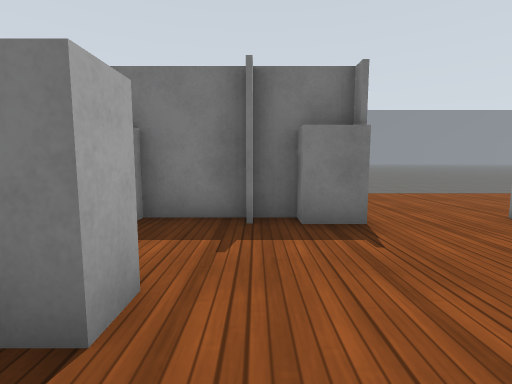
view 1 (above)

20 first-person views from a walk through a world built for the Gazebo simulator. The camera is 0.94 m above the floor, tilts 6° down and sees 85° across. The floor is counted in squares, 1 m on a side. Each view is taken from the middle of a square. On the plan, view 1 faces up. The plan holds only what a view shows up to about 11 squares ahead; the rest is blank. The robots in the file are not drawn. Gazebo's built-in surfaces are drawn with simple patterns.

view 2
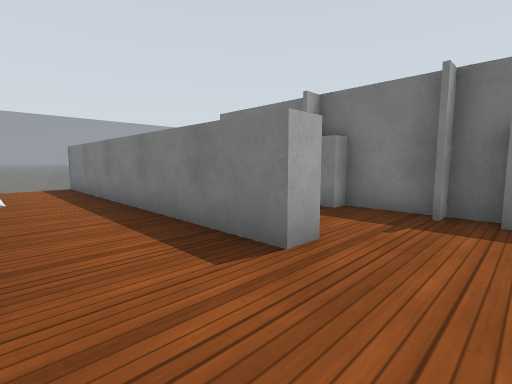

view 3
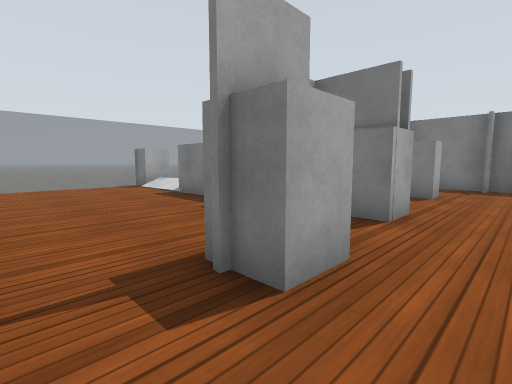

view 4
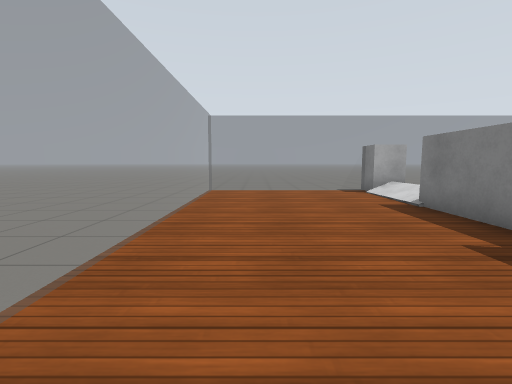

view 5
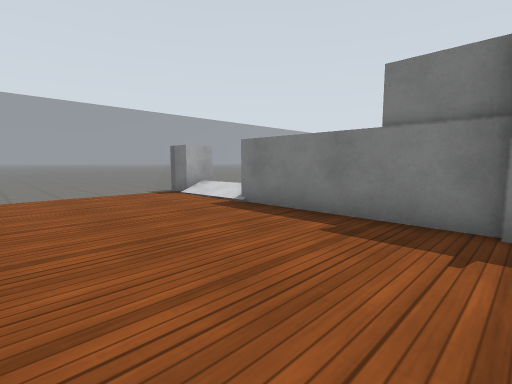

view 6
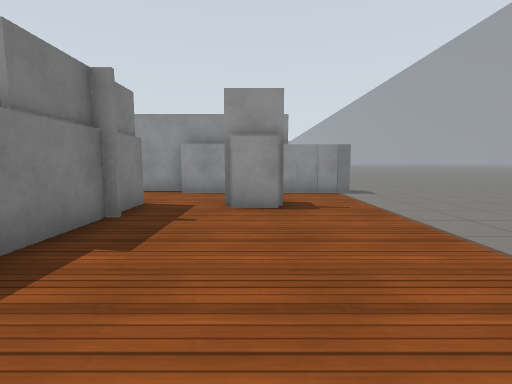

view 7
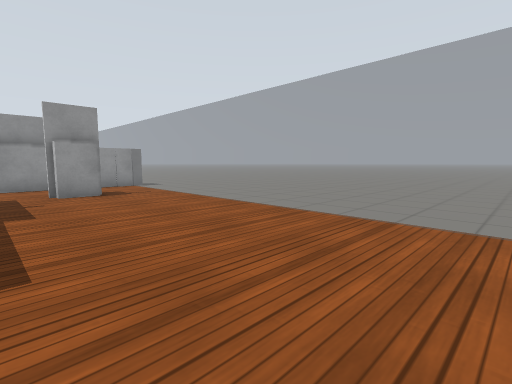

view 8
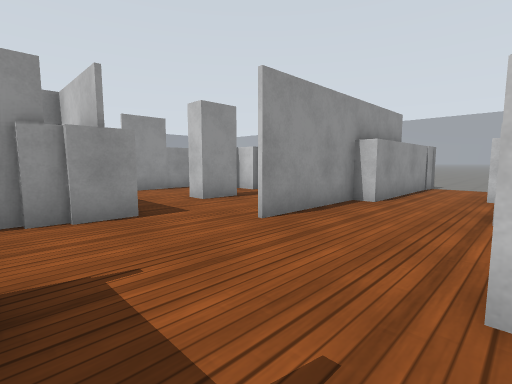

view 9
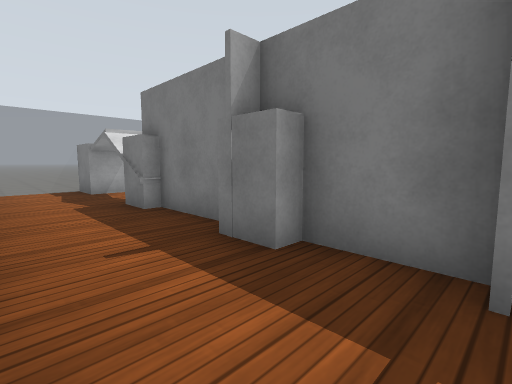

view 10
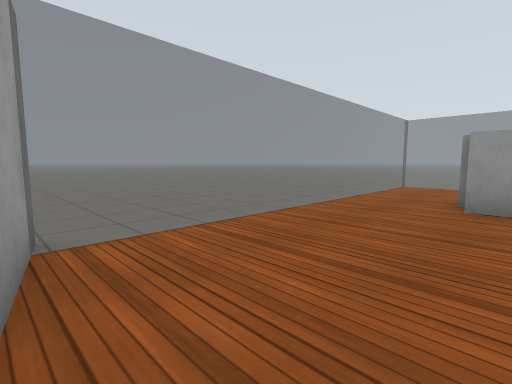

view 11
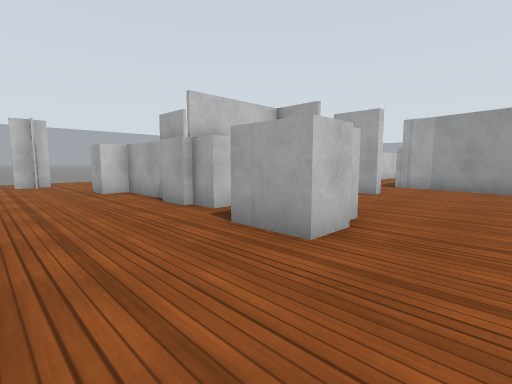

view 12
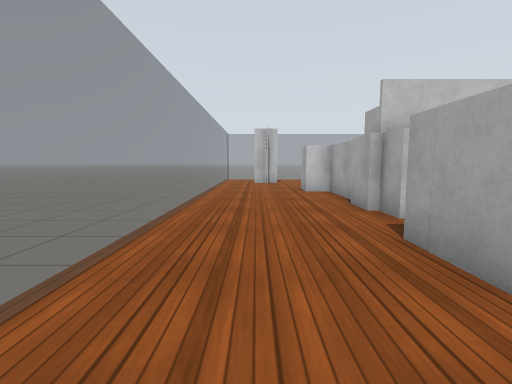

view 13
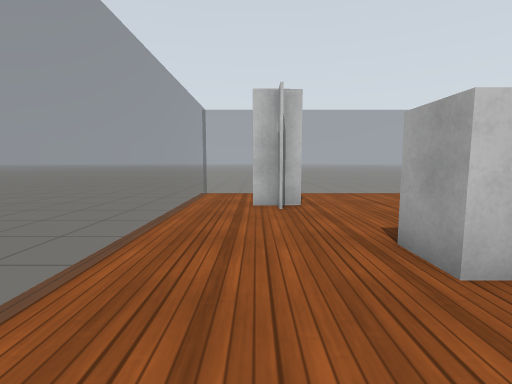

view 14
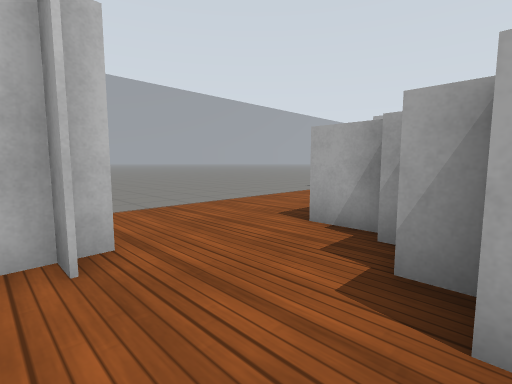

view 15
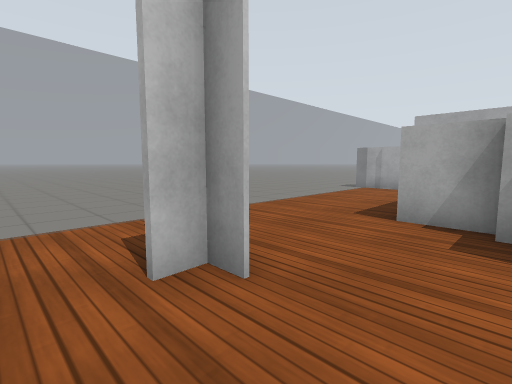

view 16
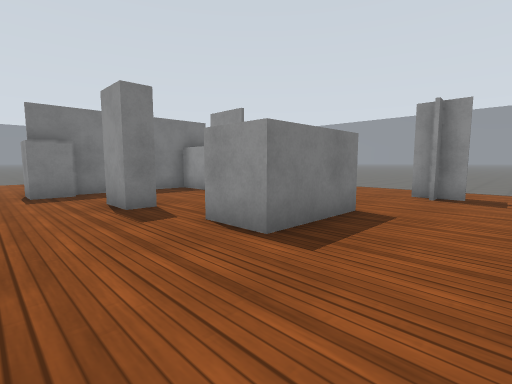

view 17
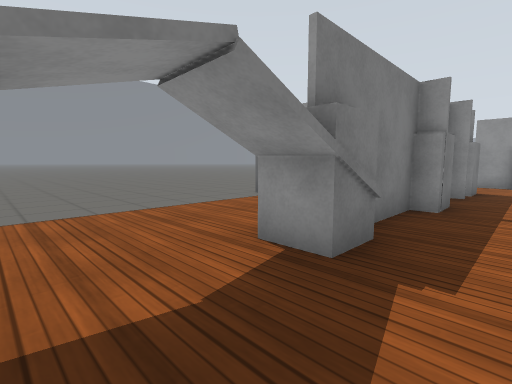

view 18
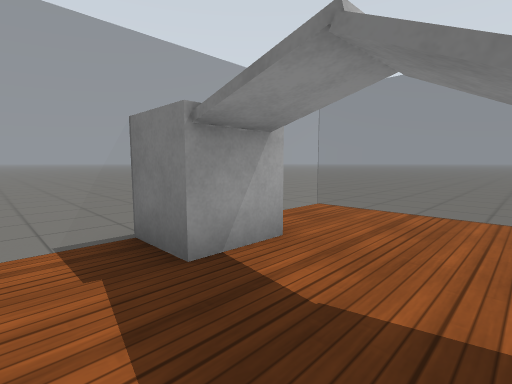

view 19
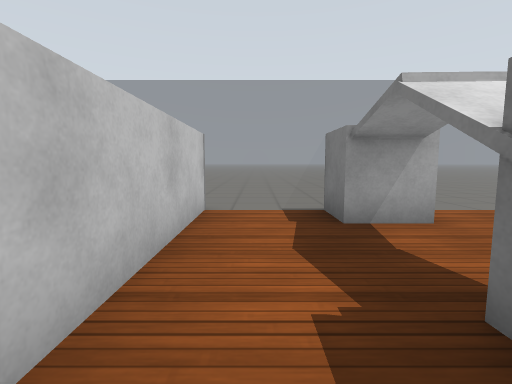

view 20
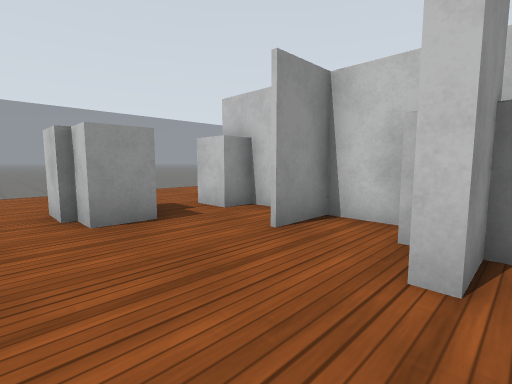

### Floor plan
Key: @ floor where view 1 was taken; # wall or solid block; . floor; / step, stairs or slope; = window, fence, low wall or low ledge; B white box; O other object.
Columns run from 11 left of view 1 to 14 right of it. Each row starts with its distance up from view 1.
  9 .========    ============
  8 ==......     #...........=
  7 ==.....      #...........=
  6  BB...       #......BB...=
  5 BBBBBB###B##B.......BB...=
  4 =.......BB..B..#.........=
  3 =..............BB.#.#....=
  2 =##########....BB####....=
  1 =...................#....=
  0 =..........@.#..B...#....=
 -1   //O........#..B...#B...=
 -2 BB  #####BB..#......#B...=
 -3 =............#...##B#....=
 -4 =............#...BBB.....=
 -5 =.........BB.#........##.=
 -6 =............#...........=
 -7 =............B...........=
 -8 .============B===========.

Positions as (right, up) in squares from view 1, and headings:
1: (0, 0), facing up
2: (1, -1), facing up-left
3: (1, -7), facing up-left
4: (-1, -6), facing left
5: (-2, -7), facing up-left
6: (-7, -5), facing right
7: (-10, -3), facing down-right
8: (-1, 4), facing down-right
9: (0, 2), facing up-left
10: (2, 5), facing up-right
11: (13, 8), facing down-left
12: (12, 8), facing down
13: (12, 1), facing down
14: (12, -2), facing down-left
15: (13, -3), facing down-left
16: (3, -7), facing up-right
17: (-9, 3), facing up-right
18: (-7, 3), facing up-left
19: (-5, 3), facing left
20: (4, 7), facing down-right
